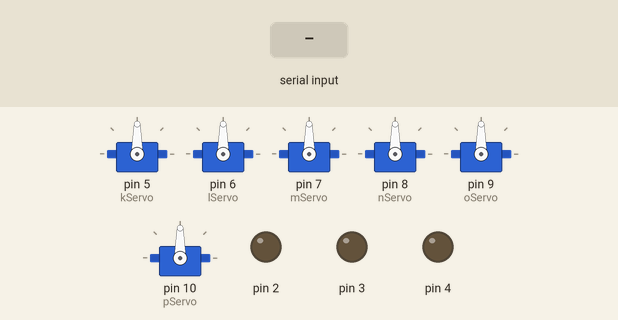
The sketch below on a simulated Arduino Uno, built with avr-gcc and run on an emulated ATmega328P. Shown: 6 × servo, output pins drawn as LEDs (lit = HIGH). The test bench sets the inputs (shaded band).

Above: at 1.2 s.
1.3 s: "l" received over Serial
At 4.0 s:
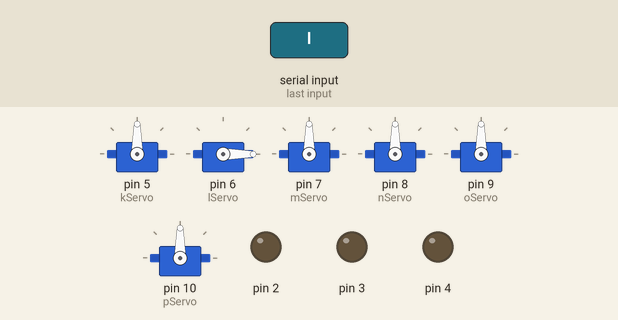
4.3 s: byte 107 ('k') received over Serial
At 7.1 s:
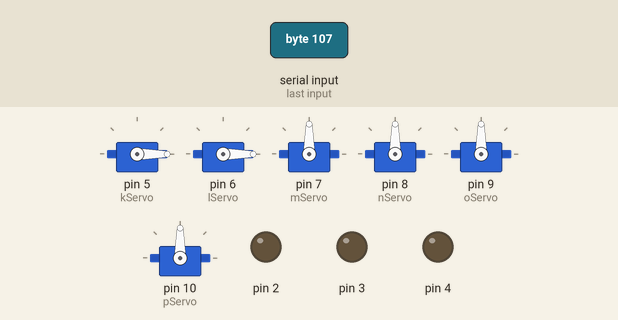
7.3 s: "d" received over Serial
At 7.45 s:
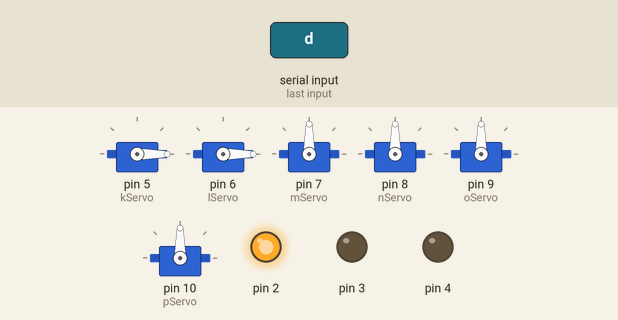
9.1 s: "m" received over Serial
At 11.9 s:
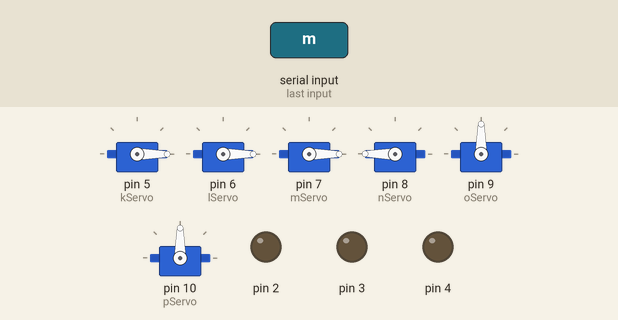
12.1 s: "o" received over Serial
At 14.3 s:
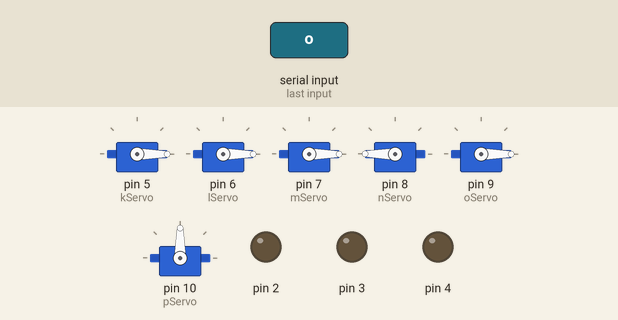
14.6 s: "p" received over Serial
Timing chart, 0 to 18.6 s (numbered marks = the images above; inputs shaded):
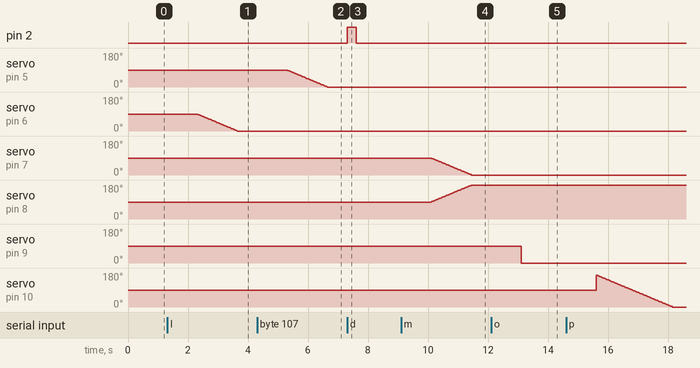

Measured:
- after the input at 1.3 s, servo on pin 6 (lServo): moves from 90° to 0° over 1.3 s, starting after 1.0 s
- after the input at 4.3 s, servo on pin 5 (kServo): moves from 90° to 0° over 1.3 s, starting after 1.0 s
- after the input at 7.3 s, pin 2: LOW → HIGH at once, → LOW 0.30 s later
- after the input at 9.1 s, servo on pin 7 (mServo): moves from 90° to 0° over 1.3 s, starting after 1.0 s; servo on pin 8 (nServo): moves from 90° to 180° over 1.3 s, starting after 1.0 s
- after the input at 12.1 s, servo on pin 9 (oServo): 90° → 0° after 1.0 s

The sketch:

key.ino
```cpp
#include <Servo.h>
Servo kServo;
Servo lServo;
Servo mServo;
Servo nServo;
Servo oServo;
Servo pServo;
boolean recording = false;
int recordingVar;
void setup()
{
  recordingVar = 0;
  recording =false;
  Serial.begin(9600);

  pinMode(2,OUTPUT);
  pinMode(3,OUTPUT);
  pinMode(4,OUTPUT);
  pinMode(5,OUTPUT);
  kServo.attach(5);
  lServo.attach(6);
  mServo.attach(7);
  nServo.attach(8);
  oServo.attach(9);
  pServo.attach(10);

  kServo.write(90);
  lServo.write(90);
  mServo.write(90);
  nServo.write(90);
  oServo.write(90);
  pServo.write(90);

}
void loop()
{
  static int kvar=90;
  static int lvar=90;
  static int mvar=90;
  static int ovar=90;
  static int pvar=170;

  int dir;
  char c;
  if(Serial.available() > 0)
  {
    c=Serial.read();
    if(c=='t')
    {
      recording = true;
    }
    else if(c=='f')
    {
      recording = false;
    }
    else if(c=='w')
    {
      if(recording)
        Serial.println("w");
      forward();
    }

    else if(c=='s')
    {
      if(recording)
        Serial.println("s");
      backward();
    }
    else if(c=='a')
    {
      if(recording)
        Serial.println("a");
      leftward();
    }

    else if(c=='d')
    {
      if(recording)
        Serial.println("d");
      rightward();
    }

    else if(c=='l')
    {
      int x = Serial.parseInt();
      if(recording)
      {
        Serial.print("l ");
        Serial.println(x);
      }
      if(lvar>x)
        dir = -1;
      else
        dir = 1;
      while(lvar!=x)   //while(lvar-x)
      {
        lvar = lvar+dir;
        lServo.write(lvar);
        delay(15);
      }
    }
    else if(c=='m')
    {
      int x = Serial.parseInt();
      if(recording)
      {
        Serial.print("m ");
        Serial.println(x);
      }
      if(mvar>x)
        dir = -1;
      else
        dir = 1;
      while(mvar!=x)
      {
        mvar = mvar+dir;
        mServo.write(mvar);
        nServo.write(180-mvar);
        delay(15);
      }
    }

    /*else if(c=='o')
    {
      int x = Serial.parseInt();
      if(recording)


      {
        Serial.print("o ");
        Serial.println(x);
      }
      if(ovar>x) dir = -1;
      else dir = 1;
      while(ovar!=x)
      {
          ovar +=dir;
          oServo.write(ovar);
          delay(15);
      }
    }*/
    else if(c=='o')
    {
      int x = Serial.parseInt();
      if(recording)
      {
        Serial.print("o ");
        Serial.println(x);
        }
      oServo.write(x);
    }

    else if(c=='p')
    {
     int x = Serial.parseInt();
     if(recording)
     {
        Serial.print("p ");
        Serial.println(x);
     }
      if(pvar>x) dir=-1;
      else dir =1;
      while(pvar!=x)
      {
        pvar+=dir;
        pServo.write(pvar);
        delay(15);
      }
    }
    else if(c=='k')
    {
      int x = Serial.parseInt();
      if(recording)
      {
        Serial.print("k ");
        Serial.println(x);
        }
       if(kvar > x) dir=-1;
       else dir =1;
       while(kvar!=x)
       {
        kvar+=dir;
        kServo.write(kvar);
        delay(15);
        }
      }
  }
}

void forward()
{
  digitalWrite(2,HIGH);
  digitalWrite(5,HIGH);
  delay(300);
  digitalWrite(2,LOW);
  digitalWrite(5,LOW);
}

void backward()
{
  digitalWrite(3,HIGH);
  digitalWrite(4,HIGH);
  delay(300);
  digitalWrite(3,LOW);
  digitalWrite(4,LOW);

}
void rightward()
{
  digitalWrite(2,HIGH);
  delay(300);
  digitalWrite(2,LOW);
}
void leftward()
{
  digitalWrite(5,HIGH);
  delay(300);
  digitalWrite(5,LOW);
}
```
